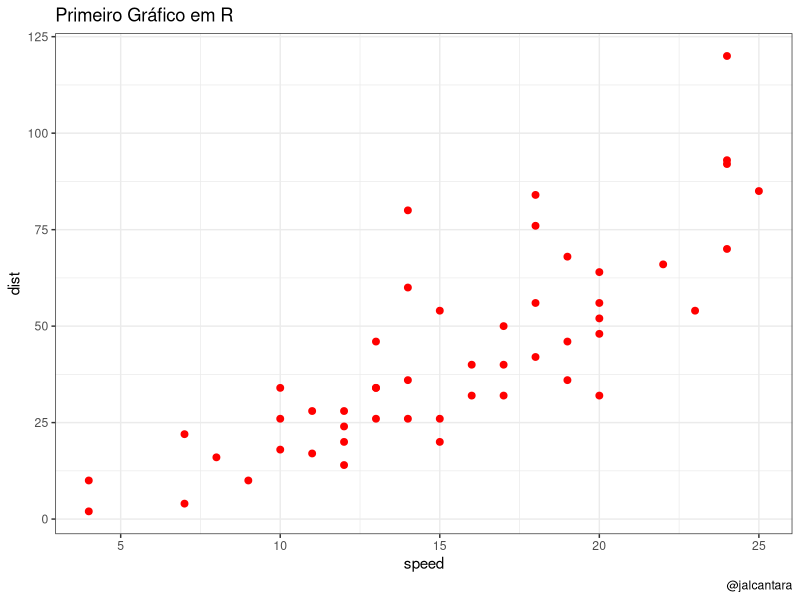

R code for this plot:
# Arquivo de comandos para fazer um Gráfico
# ******************************************
#
# 
# Primeiramente, vamos chamar a biblioteca ggplot2
library(ggplot2)
# 
# Chamar o oconjunto de dados
cars 
# Mapear os dados
ggplot(cars,aes(x=speed, y=dist)) + geom_point(col="red",size=2) + theme_bw() + labs(title="Primeiro Gráfico em R", caption='@jalcantara')
